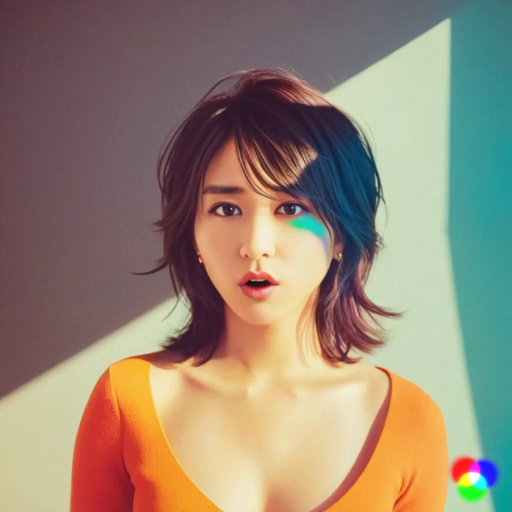
#> input picture frame 13 of gakki.mp4, 1024 x 1024 px (shown at 1/2 size)
$ python resize_video.py
#> lines starting #> are read from the running program, lines starting #| are printed output that depends on the picture
import cv2

videoCapture = cv2.VideoCapture('quiet_output/gakki.mp4')

fps = 30  # 保存视频的帧率
size = (720, 1280)  # 保存视频的大小

# 使用 H.264 编码器
fourcc = cv2.VideoWriter_fourcc(*'H264') #或者 cv2.VideoWriter_fourcc('H','2','6','4')
videoWriter = cv2.VideoWriter('gakki_new.mp4', fourcc, fps, size)
i = 0

while True:
    success, frame = videoCapture.read()
#> frame is the input picture: shape (1024, 1024, 3); mean B, G, R 115.8, 133.4, 149
    if success:
        i += 1
        if (i >= 1 and i <= 8000):
            frame = cv2.resize(frame, (384, 288))
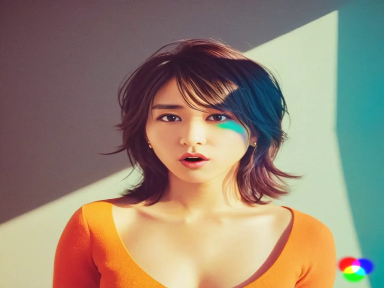
#> frame: shape (288, 384, 3); mean B, G, R 115.7, 133.3, 148.9
            videoWriter.write(frame)

        if (i > 8000):
            print("success resize")
            break
    else:
        print('end')
        break

videoWriter.release()
videoCapture.release()

$ run again, starting later in the video
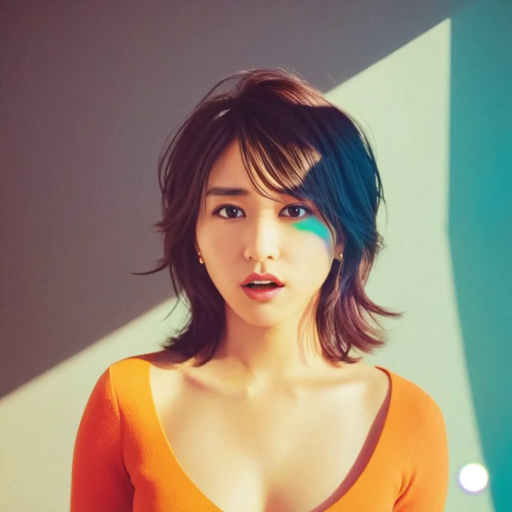
#> input picture frame 59 of gakki.mp4, 1024 x 1024 px (shown at 1/2 size)
#> frame is the input picture: shape (1024, 1024, 3); mean B, G, R 115.9, 133.6, 149.2
#> `frame = cv2.resize(frame, (384, 288))`:
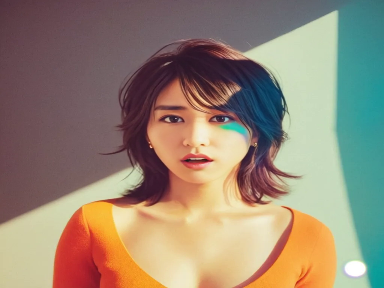
#> frame: shape (288, 384, 3); mean B, G, R 115.9, 133.5, 149.1

$ run again, starting later in the video
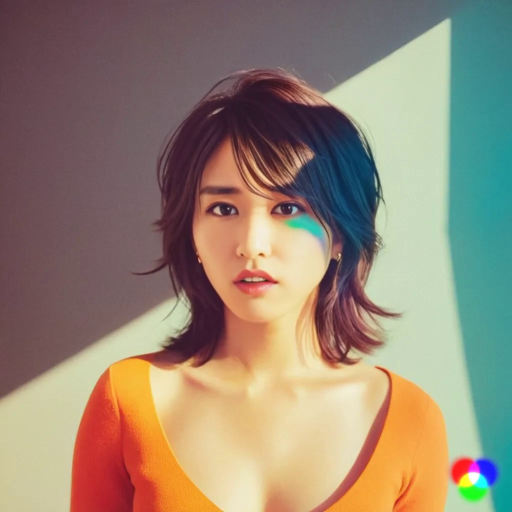
#> input picture frame 105 of gakki.mp4, 1024 x 1024 px (shown at 1/2 size)
#> frame is the input picture: shape (1024, 1024, 3); mean B, G, R 115.8, 133.4, 149
#> `frame = cv2.resize(frame, (384, 288))`:
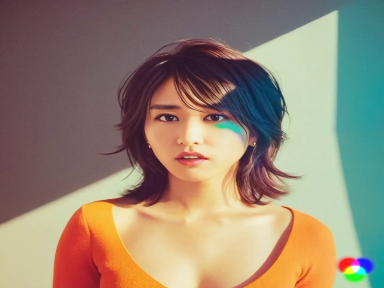
#> frame: shape (288, 384, 3); mean B, G, R 115.7, 133.3, 148.9
